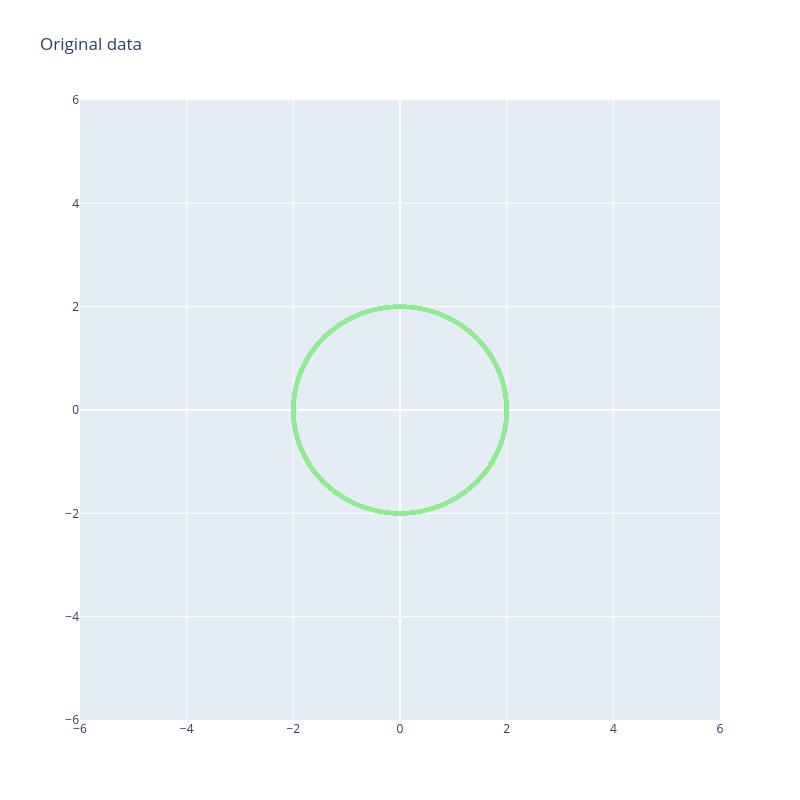
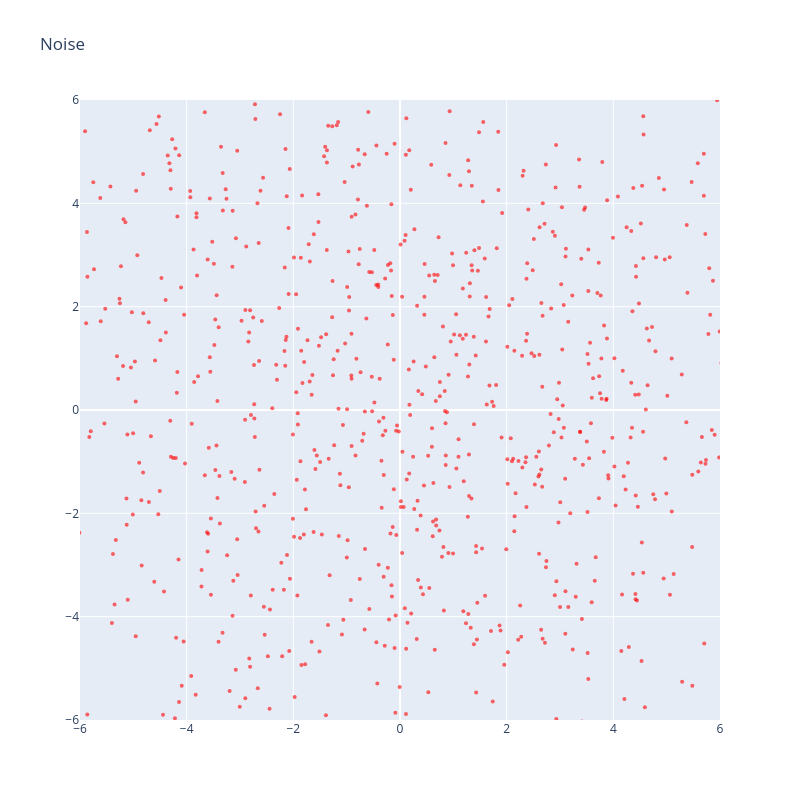

Notebook cell for these charts, in order:
### Markdown cell above
## With ELU for more epochs

### Code cell
num_layers = 2
hidden_dim = 20
sigma = 0.3
epochs = 20
model = ScoreMLPPoints(num_layers=num_layers, 
                       hidden_dim=hidden_dim, 
                       activation=torch.nn.functional.elu)
model = model.to(device)
opt = optim.Adam(model.parameters(), lr=0.001)
training(model, epochs, sigma, train_dl_circles)
model.eval()
num_steps = 300
step_size = 0.01 
x_langevin = torch.randn(1000, 2, device=device) * 4.0
noise0 = x_langevin.cpu().clone()
snapshots = {}
monitored_steps = [1, 10, 20, 50, 100, 300]
generated_points = generated_data(num_steps, model, x_langevin, snapshots)

circles = circles.cpu()

plot_2d_points(circles, "Original data", "lightgreen")
plot_2d_points(noise0, "Noise", "red")
plot_2d_points(generated_points, "Data generated", "orange")

### Figure 1 — Plotly figure (JSON) as saved in the notebook; plotly's stock layout.template omitted (floating-point values rounded to 4 significant figures; data arrays with more than 128 entries replaced by an {"elided": "..."} marker saying what was removed)
{"data": [{"marker": {"color": "lightgreen", "opacity": 0.6, "size": 4}, "mode": "markers", "name": "Original data", "type": "scatter", "x": {"elided": "10000 float values"}, "y": {"elided": "10000 float values"}}], "layout": {"height": 800, "title": {"text": "Original data"}, "width": 800, "xaxis": {"range": [-6, 6]}, "yaxis": {"range": [-6, 6]}}}

### Figure 2 — Plotly figure (JSON) as saved in the notebook; plotly's stock layout.template omitted (floating-point values rounded to 4 significant figures; data arrays with more than 128 entries replaced by an {"elided": "..."} marker saying what was removed)
{"data": [{"marker": {"color": "red", "opacity": 0.6, "size": 4}, "mode": "markers", "name": "Noise", "type": "scatter", "x": {"elided": "1000 float values"}, "y": {"elided": "1000 float values"}}], "layout": {"height": 800, "title": {"text": "Noise"}, "width": 800, "xaxis": {"range": [-6, 6]}, "yaxis": {"range": [-6, 6]}}}
